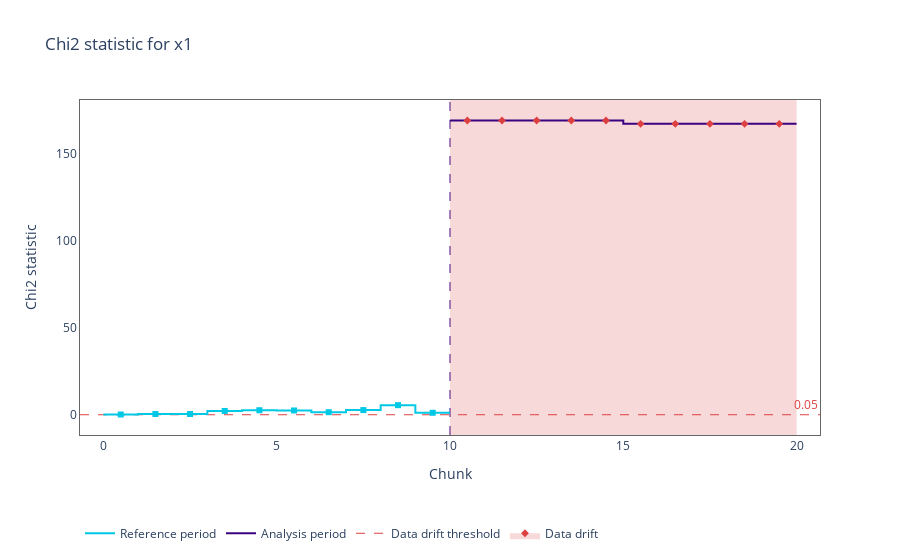

Notebook code for this chart:
### Code cell
drift_fig = results.plot(kind = "drift",
                method = "chi2",
                column_name = "x1",
                plot_reference = True)
drift_fig.show()

### Figure 1 — Plotly figure (JSON) as saved in the notebook; plotly's stock layout.template omitted (floating-point values rounded to 4 significant figures)
{"data": [{"hoverinfo": "skip", "legendgroup": "1", "line": {"color": "#00c8e5", "shape": "hv", "width": 2}, "mode": "lines", "name": "Reference period", "type": "scatter", "x": [0, 1, 2, 3, 4, 5, 6, 7, 8, 9, 10], "y": [0.188, 0.477, 0.477, 2.229, 2.64, 2.515, 1.526, 2.731, 5.573, 1.175, 1.175]}, {"hoverinfo": "skip", "legendgroup": "1", "line": {"color": "#3b0280", "shape": "hv", "width": 2}, "mode": "lines", "name": "Analysis period", "type": "scatter", "x": [10, 11, 12, 13, 14, 15, 16, 17, 18, 19, 20], "y": [169.4, 169.4, 169.4, 169.4, 169.4, 167.5, 167.5, 167.5, 167.5, 167.5, 167.5]}, {"customdata": [["[0:99]", "0.1880", "<b style=\"color:#00c8e5;line-height:60px\">Reference</b>", "", "", 0], ["[100:199]", "0.4770", "<b style=\"color:#00c8e5;line-height:60px\">Reference</b>", "", "", 1], ["[200:299]", "0.4770", "<b style=\"color:#00c8e5;line-height:60px\">Reference</b>", "", "", 2], ["[300:399]", "2.2295", "<b style=\"color:#00c8e5;line-height:60px\">Reference</b>", "", "", 3], ["[400:499]", "2.6400", "<b style=\"color:#00c8e5;line-height:60px\">Reference</b>", "", "", 4], ["[500:599]", "2.5148", "<b style=\"color:#00c8e5;line-height:60px\">Reference</b>", "", "", 5], ["[600:699]", "1.5256", "<b style=\"color:#00c8e5;line-height:60px\">Reference</b>", "", "", 6], ["[700:799]", "2.7306", "<b style=\"color:#00c8e5;line-height:60px\">Reference</b>", "", "", 7], ["[800:899]", "5.5729", "<b style=\"color:#00c8e5;line-height:60px\">Reference</b>", "", "", 8], ["[900:999]", "1.1754", "<b style=\"color:#00c8e5;line-height:60px\">Reference</b>", "", "", 9]], "hovertemplate": "%{customdata[2]} &nbsp; &nbsp; <span style=\"color:#AD0000\">%{customdata[3]}</span><br>Chunk: <b>%{customdata[0]}</b> &nbsp; &nbsp; Chunk index: <b>%{customdata[5]}</b><br />Chi2 statistic: <b>%{customdata[1]}</b>  &nbsp; &nbsp; %{customdata[4]}</b>  &nbsp; &nbsp;<extra></extra>", "marker": {"color": "#00c8e5", "size": 6, "symbol": "square"}, "mode": "markers", "name": "Reference", "showlegend": false, "type": "scatter", "x": [0.5, 1.5, 2.5, 3.5, 4.5, 5.5, 6.5, 7.5, 8.5, 9.5], "y": [0.188, 0.477, 0.477, 2.229, 2.64, 2.515, 1.526, 2.731, 5.573, 1.175]}, {"customdata": [], "hovertemplate": "%{customdata[2]} &nbsp; &nbsp; <span style=\"color:#AD0000\">%{customdata[3]}</span><br>Chunk: <b>%{customdata[0]}</b> &nbsp; &nbsp; Chunk index: <b>%{customdata[5]}</b><br />Chi2 statistic: <b>%{customdata[1]}</b>  &nbsp; &nbsp; %{customdata[4]}</b>  &nbsp; &nbsp;<extra></extra>", "marker": {"color": "#3b0280", "size": 6, "symbol": "square"}, "mode": "markers", "name": "No data drift", "showlegend": false, "type": "scatter", "x": [], "y": []}, {"customdata": [["[0:99]", "169.4457", "<b style=\"color:#3b0280;line-height:60px\">Analysis</b>", "⚠ <b>Drift detected</b>", "", 10], ["[100:199]", "169.4457", "<b style=\"color:#3b0280;line-height:60px\">Analysis</b>", "⚠ <b>Drift detected</b>", "", 11], ["[200:299]", "169.4457", "<b style=\"color:#3b0280;line-height:60px\">Analysis</b>", "⚠ <b>Drift detected</b>", "", 12], ["[300:399]", "169.4457", "<b style=\"color:#3b0280;line-height:60px\">Analysis</b>", "⚠ <b>Drift detected</b>", "", 13], ["[400:499]", "169.4457", "<b style=\"color:#3b0280;line-height:60px\">Analysis</b>", "⚠ <b>Drift detected</b>", "", 14], ["[500:599]", "167.5229", "<b style=\"color:#3b0280;line-height:60px\">Analysis</b>", "⚠ <b>Drift detected</b>", "", 15], ["[600:699]", "167.5229", "<b style=\"color:#3b0280;line-height:60px\">Analysis</b>", "⚠ <b>Drift detected</b>", "", 16], ["[700:799]", "167.5229", "<b style=\"color:#3b0280;line-height:60px\">Analysis</b>", "⚠ <b>Drift detected</b>", "", 17], ["[800:899]", "167.5229", "<b style=\"color:#3b0280;line-height:60px\">Analysis</b>", "⚠ <b>Drift detected</b>", "", 18], ["[900:999]", "167.5229", "<b style=\"color:#3b0280;line-height:60px\">Analysis</b>", "⚠ <b>Drift detected</b>", "", 19]], "hovertemplate": "%{customdata[2]} &nbsp; &nbsp; <span style=\"color:#AD0000\">%{customdata[3]}</span><br>Chunk: <b>%{customdata[0]}</b> &nbsp; &nbsp; Chunk index: <b>%{customdata[5]}</b><br />Chi2 statistic: <b>%{customdata[1]}</b>  &nbsp; &nbsp; %{customdata[4]}</b>  &nbsp; &nbsp;<extra></extra>", "marker": {"color": "#DD4040", "size": 6, "symbol": "diamond"}, "mode": "markers", "name": "Data drift", "showlegend": false, "type": "scatter", "x": [10.5, 11.5, 12.5, 13.5, 14.5, 15.5, 16.5, 17.5, 18.5, 19.5], "y": [169.4, 169.4, 169.4, 169.4, 169.4, 167.5, 167.5, 167.5, 167.5, 167.5]}, {"legendgroup": "1", "line": {"color": "#DD4040", "dash": "dash", "width": 1}, "mode": "lines", "name": "Data drift threshold", "type": "scatter", "x": [0, 1, 2, 3, 4, 5, 6, 7, 8, 9, 0, 1, 2, 3, 4, 5, 6, 7, 8, 9], "y": [null, null]}, {"line": {"color": "rgba(0,0,0,0)"}, "mode": "lines", "showlegend": false, "type": "scatter", "x": [0, 1, 2, 3, 4, 5, 6, 7, 8, 9, 0, 1, 2, 3, 4, 5, 6, 7, 8, 9], "y": [null, null]}, {"fill": "tonexty", "fillcolor": "rgba(0.8666666666666667, 0.25098039215686274, 0.25098039215686274, 0.2)", "legendgroup": "1", "line": {"color": "rgba(0,0,0,0)"}, "marker": {"color": "#DD4040", "size": 6, "symbol": "diamond"}, "mode": "lines+markers", "name": "Data drift", "type": "scatter", "x": [0, 1, 2, 3, 4, 5, 6, 7, 8, 9, 0, 1, 2, 3, 4, 5, 6, 7, 8, 9], "y": [null, null]}], "layout": {"annotations": [{"font": {"color": "#DD4040"}, "showarrow": false, "text": "0.05", "x": 1, "xanchor": "right", "xref": "x domain", "y": 0.05, "yanchor": "bottom", "yref": "y"}], "hoverlabel": {"bgcolor": "white", "font": {"size": 14}}, "legend": {"itemclick": false, "itemdoubleclick": false, "orientation": "h", "traceorder": "normal", "x": 0, "xanchor": "left", "y": -0.25, "yanchor": "top"}, "paper_bgcolor": "rgba(255,255,255,1)", "plot_bgcolor": "rgba(255,255,255,1)", "shapes": [{"layer": "below", "line": {"color": "#DD4040", "dash": "dash", "width": 1}, "type": "line", "x0": 0, "x1": 1, "xref": "x domain", "y0": 0.05, "y1": 0.05, "yref": "y"}, {"layer": "below", "line": {"color": "#3b0280", "dash": "dash", "width": 1}, "type": "line", "x0": 10, "x1": 10, "xref": "x", "y0": 0, "y1": 1, "yref": "y domain"}, {"fillcolor": "#DD4040", "layer": "below", "line": {"width": 0}, "opacity": 0.2, "type": "rect", "x0": 10, "x1": 11, "xref": "x", "y0": 0, "y1": 1, "yref": "y domain"}, {"fillcolor": "#DD4040", "layer": "below", "line": {"width": 0}, "opacity": 0.2, "type": "rect", "x0": 11, "x1": 12, "xref": "x", "y0": 0, "y1": 1, "yref": "y domain"}, {"fillcolor": "#DD4040", "layer": "below", "line": {"width": 0}, "opacity": 0.2, "type": "rect", "x0": 12, "x1": 13, "xref": "x", "y0": 0, "y1": 1, "yref": "y domain"}, {"fillcolor": "#DD4040", "layer": "below", "line": {"width": 0}, "opacity": 0.2, "type": "rect", "x0": 13, "x1": 14, "xref": "x", "y0": 0, "y1": 1, "yref": "y domain"}, {"fillcolor": "#DD4040", "layer": "below", "line": {"width": 0}, "opacity": 0.2, "type": "rect", "x0": 14, "x1": 15, "xref": "x", "y0": 0, "y1": 1, "yref": "y domain"}, {"fillcolor": "#DD4040", "layer": "below", "line": {"width": 0}, "opacity": 0.2, "type": "rect", "x0": 15, "x1": 16, "xref": "x", "y0": 0, "y1": 1, "yref": "y domain"}, {"fillcolor": "#DD4040", "layer": "below", "line": {"width": 0}, "opacity": 0.2, "type": "rect", "x0": 16, "x1": 17, "xref": "x", "y0": 0, "y1": 1, "yref": "y domain"}, {"fillcolor": "#DD4040", "layer": "below", "line": {"width": 0}, "opacity": 0.2, "type": "rect", "x0": 17, "x1": 18, "xref": "x", "y0": 0, "y1": 1, "yref": "y domain"}, {"fillcolor": "#DD4040", "layer": "below", "line": {"width": 0}, "opacity": 0.2, "type": "rect", "x0": 18, "x1": 19, "xref": "x", "y0": 0, "y1": 1, "yref": "y domain"}, {"fillcolor": "#DD4040", "layer": "below", "line": {"width": 0}, "opacity": 0.2, "type": "rect", "x0": 19, "x1": 20, "xref": "x", "y0": 0, "y1": 1, "yref": "y domain"}], "title": {"text": "Chi2 statistic for x1"}, "xaxis": {"linecolor": "#666666", "mirror": true, "showgrid": false, "title": {"text": "Chunk"}, "zeroline": false}, "yaxis": {"linecolor": "#666666", "mirror": true, "showgrid": false, "title": {"text": "Chi2 statistic"}, "zeroline": false}}}
